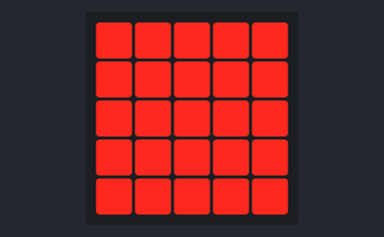
Bench run of a program on a simulated BBC micro:bit (MakeCode). Parts: the board's 5×5 LED display. Dim RGB values are drawn brighter than linear.

Above: at 0.2 s.
At 0.6 s:
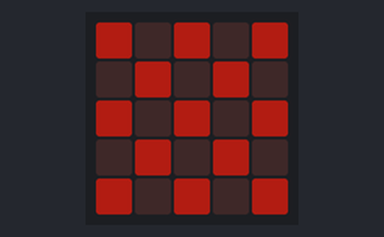
At 1.0 s:
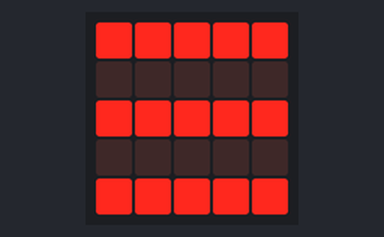

Measured:
- by itself, everything shown: repeats every 1.6 s, in 4 steps
- what the display in image 1 shows lasts 0.4 s, from 0.4 s to 0.8 s

The program:

main.ts
```typescript
basic.forever(function () {
    basic.showLeds(`
        # # # # #
        # # # # #
        # # # # #
        # # # # #
        # # # # #
        `)
    led.setBrightness(58)
    basic.showLeds(`
        # . # . #
        . # . # .
        # . # . #
        . # . # .
        # . # . #
        `)
    led.setBrightness(255)
    basic.showLeds(`
        # # # # #
        . . . . .
        # # # # #
        . . . . .
        # # # # #
        `)
    led.setBrightness(255)
    basic.showLeds(`
        . . . . .
        . . . . .
        . . . . .
        . . . . .
        . . . . .
        `)
})
```

test.ts
```typescript
// testes vão aqui; isto não será compilado quando este pacote for usado como uma extensão.
```
